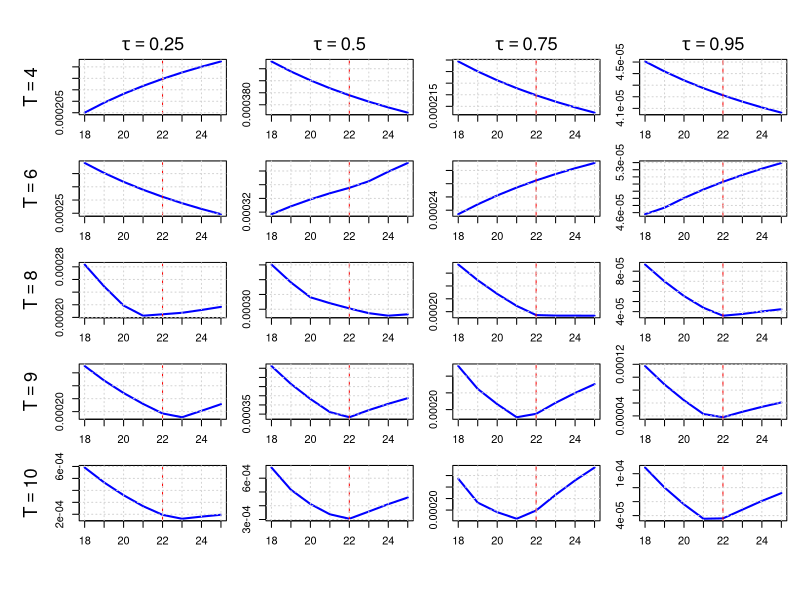

R code for this plot:
# ---------------------------------------------------------------------------
# Quantile-Based Peak Estimation with Asymmetric Laplace to match tau
# ---------------------------------------------------------------------------
# ---------------------------------------------------------------------------
# Asymmetric Laplace with P(e < 0)= tau
# ---------------------------------------------------------------------------
rasy_laplace <- function(n, tau, z) {
  u <- runif(n)
  sample <- numeric(n)
  
  for (i in 1:n) {
    if (u[i] < tau) { 
      sample[i] <- -rexp(1, rate = 1 + z) 
    } else { 
      sample[i] <- rexp(1, rate = 1 - z) 
    }
  }
  
  return(sample)
}

# ---------------------------------------------------------------------------
# Quantile Loss
# ---------------------------------------------------------------------------
quantile_loss <- function(u, tau) {
  u * ( tau - (u < 0) )
}

# ---------------------------------------------------------------------------
# Weighted Quantile
# ---------------------------------------------------------------------------
med_weighted_tau <- function(I, l, s, tau) {
  T <- length(I)
  
  x <- I * exp(((1:T) - l)^2 / s^2)
  w <- exp(-((1:T) - l)^2 / s^2)
  
  o <- order(x)
  x_sorted <- x[o]
  w_sorted <- w[o]
  
  cum_w <- cumsum(w_sorted)
  cutoff <- tau * sum(w_sorted)
  
  k <- min(which(cum_w >= cutoff))
  
  return(x_sorted[k]) 
}

# ---------------------------------------------------------------------------
# Quantile-Based Amplitude
# ---------------------------------------------------------------------------
compute_a <- function(I, l, s, tau) {
  med_weighted_tau(I, l, s, tau)
}

# ---------------------------------------------------------------------------
# Quantile Loss objective
# ---------------------------------------------------------------------------
objective_function <- function(I, a, l, s, tau) {
  t <- seq_along(I)
  fitted <- a * exp(-((t - l)^2) / s^2)
  u <- I - fitted
  mean(quantile_loss(u, tau))
}

# ---------------------------------------------------------------------------
# Optimize s for a given l
# ---------------------------------------------------------------------------
search_best_s <- function(I, l, tau) {
  f_obj <- function(s) {
    a_hat <- compute_a(I, l, s, tau)
    objective_function(I, a_hat, l, s, tau)
  }
  optimize(f_obj, interval = c(1, 20), tol = 1e-4)$minimum
}

# ---------------------------------------------------------------------------
# Main simulation
# ---------------------------------------------------------------------------
simulate_quantile_objective_asy <- function(T, A, L, S, tau, z, snr = Inf, seed = NULL) {
  t <- 1:T
  signal <- A * exp(-((t - L)^2) / S^2)
  
  if (!is.null(seed)) set.seed(seed)
  
  if (is.finite(snr)) {
    
    # Correct generalized Laplace variance
    gl_variance <- function(tau, z) {
      t1 <- tau / (1 + z)^2
      t2 <- (1 - tau) / (1 - z)^2
      mu <- (1 - tau) / (1 - z) - tau / (1 + z)
      t1 + t2 - 0.25 * mu^2
    }
    
    vtarget <- (A / snr)^2
    b <- sqrt(vtarget / gl_variance(tau, z))
    noise <- rasy_laplace(T, tau, z) * b
    
    # b <- A / (sqrt(2) * snr)
    # noise <- rasy_laplace(T, tau, z) * b
    I <- signal + noise
  } else {
    I <- signal
  }
  
  l_grid <- 18:25
  losses <- sapply(l_grid, function(l) {
    s_hat <- search_best_s(I, l, tau)
    a_hat <- compute_a(I, l, s_hat, tau)
    objective_function(I, a_hat, l, s_hat, tau)
  })
  
  data.frame(l = l_grid, loss = losses, T = T)
}

# ---------------------------------------------------------------------------
# Combined Plotting Utility for All Tau and T Values (Asymmetric Laplace)
# ---------------------------------------------------------------------------
plot_all_asymmetric_objectives <- function(results_all, L_true) {
  Ts <- sort(unique(results_all$T))
  taus <- sort(unique(results_all$tau))
  nrow <- length(Ts)
  ncol <- length(taus)
  
  pdf(file = "plot_asymmetric_all.pdf", width = 2.5 * ncol, height = 2.5 * nrow)
  old_par <- par(mfrow = c(nrow, ncol), mar = c(2, 2, 1.5, 1), oma = c(4, 4, 3, 0))
  on.exit({ par(old_par); dev.off() })
  
  for (i in seq_along(Ts)) {
    for (j in seq_along(taus)) {
      T_val <- Ts[i]
      tau_val <- taus[j]
      subset_data <- subset(results_all, T == T_val & tau == tau_val)
      
      plot(subset_data$l, subset_data$loss, type = "l", lwd = 2, col = "blue",
           xlab = "", ylab = "", main = "")
      abline(v = L_true, col = "red", lty = 2)
      grid()
      
      if (j == 1) mtext(bquote(T == .(T_val)), side = 2, line = 3, cex = 1.1)
      if (i == 1) mtext(bquote(tau == .(tau_val)), side = 3, line = 0.5, cex = 1.1)
    }
  }
}

# ---------------------------------------------------------------------------
# Run simulation and generate merged plot
# ---------------------------------------------------------------------------
A_true <- 1
L_true <- 22
S_true <- 10
snr <- 1000
seed <- 280
T_vals <- c(4, 6, 8, 9, 10)

tau_values <- c(0.25, 0.5, 0.75, 0.95)
results_all <- do.call(rbind, lapply(tau_values, function(tau_val) {
  z_val <- 1 - 2 * tau_val  # Enforce proposition 2
  do.call(rbind, lapply(T_vals, function(T) {
    df <- simulate_quantile_objective_asy(
      T, A = A_true, L = L_true, S = S_true,
      tau = tau_val, z = z_val, snr = snr, seed = seed
    )
    df$tau <- tau_val
    df
  }))
}))



plot_all_asymmetric_objectives(results_all, L_true)
cat("Combined plot saved to plot_asymmetric_all.png\n")
